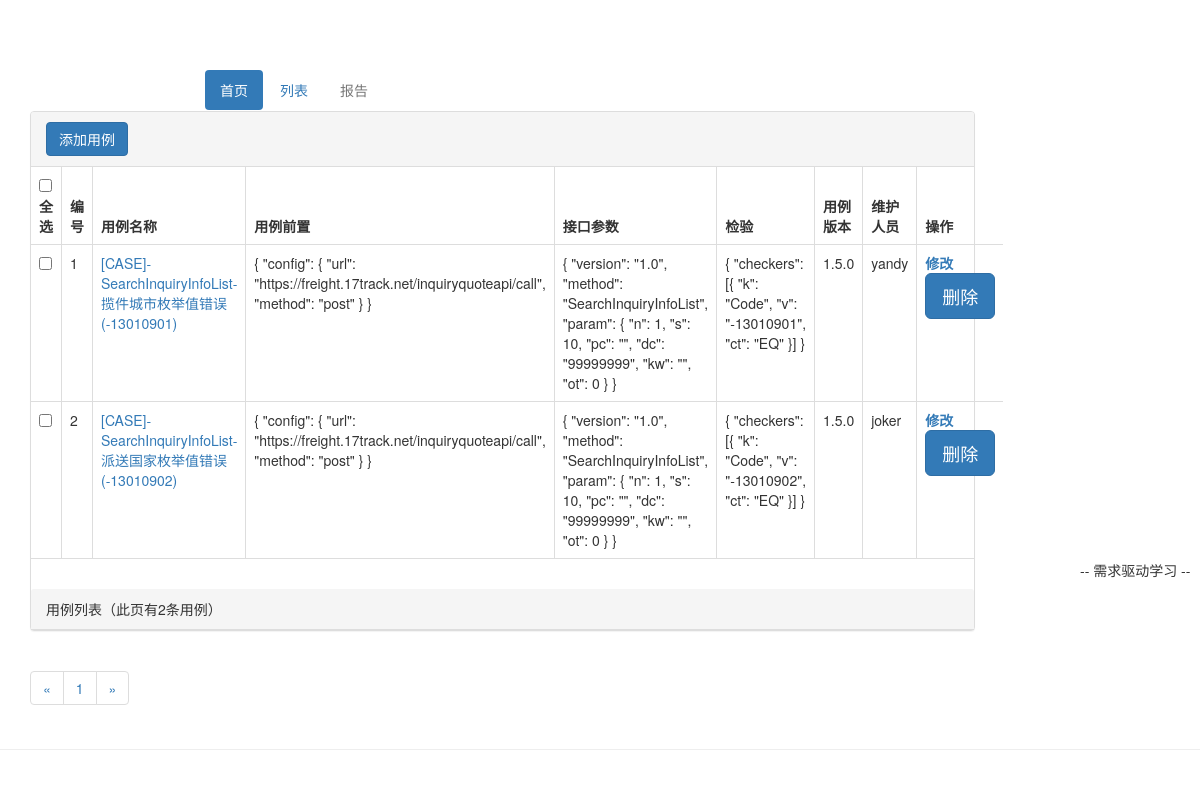
Before: /testcase/test_case_list/ with the older database file.
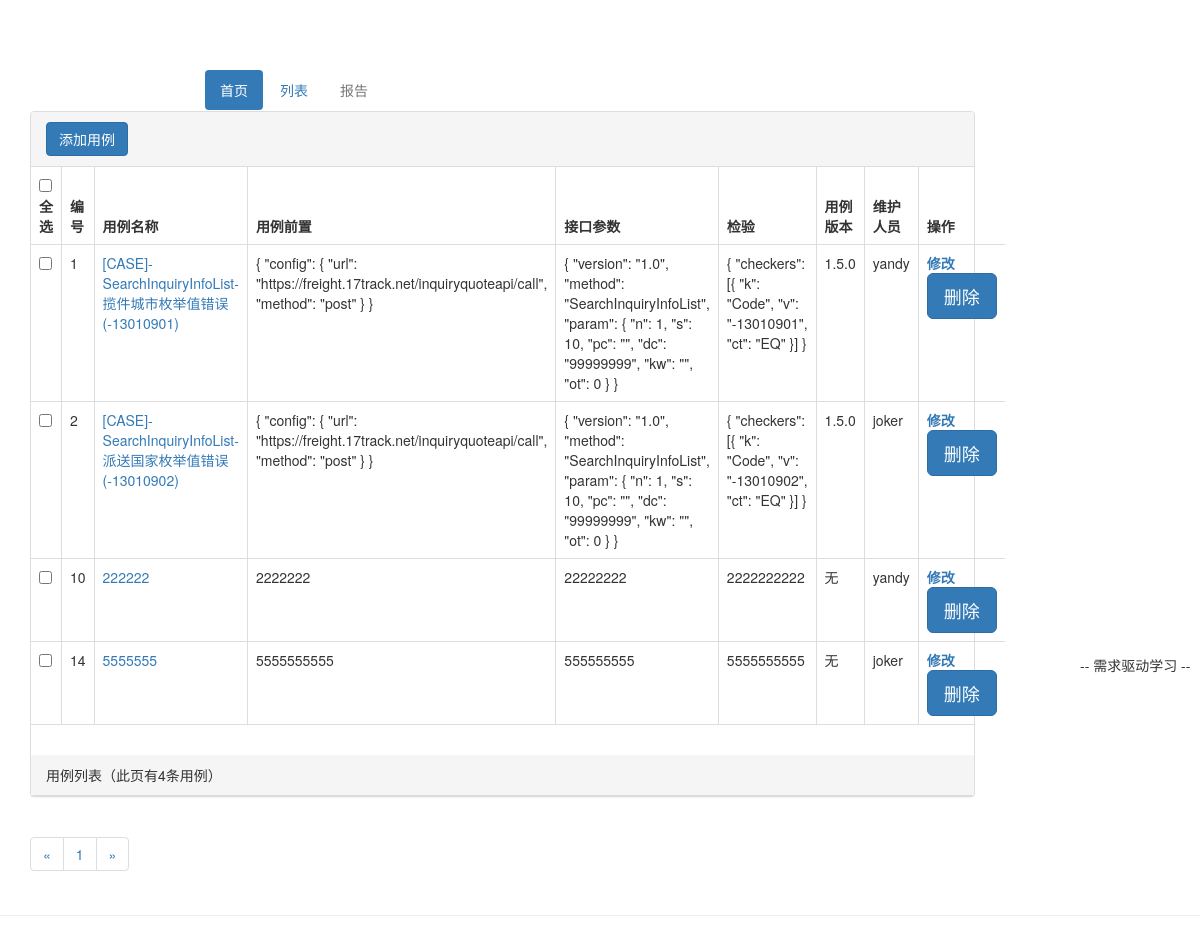
After: the same page with the newer database file.
### tpTest/models.py (models this page shows, shortened)
class TestCases(models.Model):
    TC_name = models.CharField(max_length=500, verbose_name='用例概述')
    TC_set_up = models.TextField(verbose_name='用例前置')
    TC_params = models.TextField(verbose_name='接口参数')
    TC_checks = models.TextField(verbose_name='检验')
    TC_next_step = models.CharField(
        max_length=200, null=True, blank=True, default='无', verbose_name='下一步参数')
    TC_project = models.CharField(
        max_length=50, null=True, blank=True, default='Seller', verbose_name='项目')
    TC_version = models.CharField(
        max_length=100, null=True, blank=True, verbose_name='用例版本')
    owner = models.ForeignKey(
        User, on_delete=models.DO_NOTHING, verbose_name='维护人员')
    created_time = models.DateTimeField(
        auto_now_add=True, verbose_name='创建时间')
    last_updated_time = models.DateTimeField(
        auto_now=True, verbose_name='最后修改时间')
    TC_remark = models.TextField(verbose_name='备注', default='无')
    class Meta:
        verbose_name = '用例概述'
        verbose_name_plural = verbose_name

### tpTest/views.py (the view)
# urls.py: path('test_case_list/', views.test_case_list, name='test_case_list'),
def test_case_list(request):
    test_case_all_list = TestCases.objects.all()
    paginator = Paginator(test_case_all_list, 5)
    page_num = request.GET.get('page', 1)
    page_of_test_cases = paginator.get_page(page_num)
    context = {}
    context['page_of_test_cases'] = page_of_test_cases
    return render(request, 'tpTest/test_case_list.html', context)

### templates/tpTest/test_case_list.html (shortened to what this page needs)
{% extends 'base.html' %}
{% load staticfiles %}
{% block header_extends %}
<link rel="stylesheet" href="{% static 'test_case.css' %}">
{% endblock %}
{% block content %}
<div class="container">
    <div class="row">
        <div class="col-xs-12 col-sm-8 col-md-9 col-lg-10">
            <div class="panel panel-default">
                <div class="panel-heading">
                    <a href="{% url 'add_form' %}"><button type="button" class="btn btn-primary">添加用例</button></a>
                </div>
                <table class="table table-bordered">
                    <thead>
                        <tr>
                            <th><input type="checkbox" id="selectAll" onclick="seltAll()">全选</th>
                            <th>
                                编号
                            </th>
                            <th>
                                用例名称
                            </th>
                            <th>
                                用例前置
                            </th>
                            <th>
                                接口参数
                            </th>
                            <th>
                                检验
                            </th>
                            <th>
                                用例版本
                            </th>
                            <th>
                                维护人员
                            </th>
                            <th>
                                操作
                            </th>
                        </tr>
                    </thead>
                    <tbody>
                        {% for test_case in page_of_test_cases %}
                        <tr>
                            <td><input type="checkbox" value="{{test_case.pk}}" name="check_box"></td>
                            <td>
                                {{test_case.pk}}
                            </td>
                            <td>
                                <a href="{% url 'test_case_detail' test_case.pk %}">{{ test_case.TC_name }}</a> </td>
                            <td>
                                {{test_case.TC_set_up}}
                            </td>
                            <td>
                                {{test_case.TC_params}}
                            </td>
                            <td>
                                {{test_case.TC_checks}}
                            </td>
                            <td>
                                {{test_case.TC_version}}
                            </td>
                            <td>
                                {{test_case.owner}}
                            </td>
                            <td>
                                <strong><a href="#">修改</a></strong>
                                <form role="form" action="delete_action/" method="POST">
                                    <button class="btn btn-lg btn-primary btn-block" type="submit">删除</button>
                                </form>
                            </td>
                        </tr>
                        {% empty %}
                        <div class="test-case">
                            <h3>-- 暂无用例，请添加 --</h3>
                        </div>
                        {% endfor %}
                    </tbody>
                </table>
                <div class="panel-body">
                </div>
                <div class="panel-heading">用例列表（此页有{{ page_of_test_cases|length }}条用例）</div>
            </div>
            <div>
                <ul class="pagination">
                    <li>
                        {% if page_of_test_cases.has_previous %}
                        <a href="?page={{ page_of_test_cases.pageprevious_page_number }}" aria-label="Previous">
                            <span aria-hidden="true">&laquo;</span>
                        </a>
                        {% else %}
                        <span aria-hidden="true">&laquo;</span>
                        {% endif %}
                    </li>
                    {% for page_num in page_of_test_cases.paginator.page_range %}
                    <li><a href="?page={{ page_num }}">{{ page_num }}</a></li>
                    {% endfor %}
                    <li>
                        {% if page_of_test_cases.has_next %}
                        <a href="?page={{ page_of_test_cases.next_page_number }}" aria-label="Next">
                            <span aria-hidden="true">&raquo;</span>
                        </a>
                        {% else %}
                        <span aria-hidden="true">&raquo;</span>
                        {% endif %}
                    </li>
                </ul>
            </div>
        </div>
    </div>
</div>
{% endblock %}

### templates/base.html (shortened to what this page needs)
{% load staticfiles %}
<!DOCTYPE html>
<html lang="zh-CN">
<head>
    <link rel="stylesheet" href="{% static 'base.css' %}">
    <link rel="stylesheet" href="{% static 'bootstrap-3.3.7/css/bootstrap.min.css' %}">
    {% block header_extends %}{% endblock %}
</head>
<body>
    <div class="row clearfix">
        <div class="col-md-2 column">
        </div>
        <div class="col-md-6 column">
            <ul class="nav nav-pills">
                <li class="active">
                    <a href="{% url 'home' %}">首页</a>
                </li>
                <li>
                    <a href="{% url 'test_case_list' %}">列表</a>
                </li>
                <li class="disabled">
                    <a href="#">报告</a>
                </li>
            </ul>
            <div class="col-md-4 column">
            </div>
        </div>
        {% block content %}{% endblock %}
        <hr>
        <p class="base-content">
            -- 需求驱动学习 --</p>
</body>
</html>

### static/base.css (style rules this page uses)
* { margin: 0; padding: 0; }
body { margin-top: 70px!important; }
p.base-content { font-size: 100%; position: absolute; left: 90%; top: 70%; }

Changed rows visible on the page:
added TestCases: pk "10", TC_name "222222", TC_set_up "2222222", TC_params "22222222", TC_checks "2222222222", TC_version "无", owner "yandy"
added TestCases: pk "14", TC_name "5555555", TC_set_up "5555555555", TC_params "555555555", TC_checks "5555555555", TC_version "无", owner "joker"
Other visible differences:
{{ page_of_test_cases|length }}: "2" → "4"
